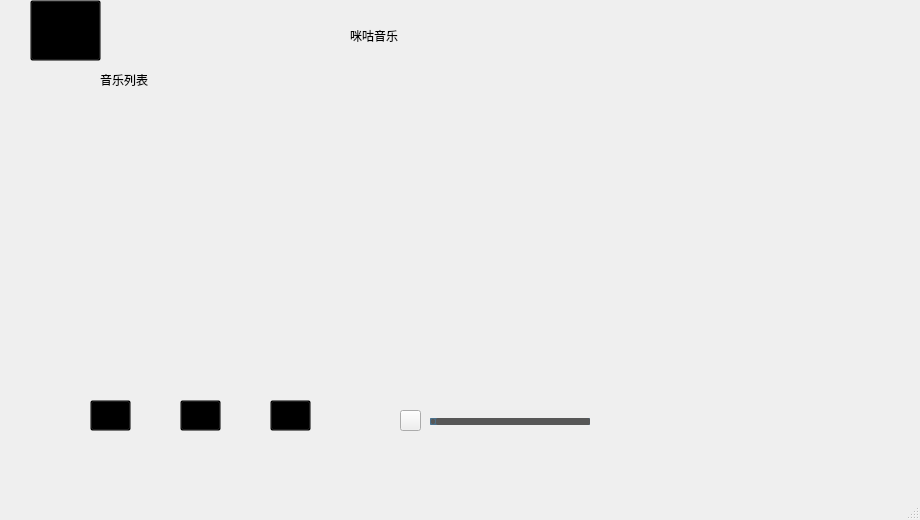
<?xml version="1.0" encoding="UTF-8"?>
<ui version="4.0">
 <class>musicwindow</class>
 <widget class="QMainWindow" name="musicwindow">
  <property name="geometry">
   <rect>
    <x>0</x>
    <y>0</y>
    <width>920</width>
    <height>520</height>
   </rect>
  </property>
  <property name="windowTitle">
   <string>MainWindow</string>
  </property>
  <widget class="QWidget" name="centralwidget">
   <widget class="QFrame" name="frame">
    <property name="geometry">
     <rect>
      <x>0</x>
      <y>-20</y>
      <width>920</width>
      <height>520</height>
     </rect>
    </property>
    <property name="styleSheet">
     <string notr="true">QFrame#frame
{
	image: url(:/new/prefix1/images/b3.jpg);
background-color: transparent;
}</string>
    </property>
    <property name="frameShape">
     <enum>QFrame::StyledPanel</enum>
    </property>
    <property name="frameShadow">
     <enum>QFrame::Raised</enum>
    </property>
    <widget class="QPushButton" name="back_bt">
     <property name="geometry">
      <rect>
       <x>30</x>
       <y>20</y>
       <width>71</width>
       <height>61</height>
      </rect>
     </property>
     <property name="styleSheet">
      <string notr="true">QPushButton#back_bt
{
background-color: transparent;
	border-image: url(:/new/prefix1/images/quit.png);
}</string>
     </property>
     <property name="text">
      <string/>
     </property>
    </widget>
    <widget class="QLabel" name="title_lab_1">
     <property name="geometry">
      <rect>
       <x>350</x>
       <y>40</y>
       <width>101</width>
       <height>31</height>
      </rect>
     </property>
     <property name="styleSheet">
      <string notr="true">font: 25 15pt &quot;微软雅黑 Light&quot;;</string>
     </property>
     <property name="text">
      <string>咪咕音乐</string>
     </property>
    </widget>
    <widget class="QLabel" name="title1_lab_3">
     <property name="geometry">
      <rect>
       <x>100</x>
       <y>90</y>
       <width>421</width>
       <height>20</height>
      </rect>
     </property>
     <property name="text">
      <string>音乐列表</string>
     </property>
    </widget>
    <widget class="QListWidget" name="list_music_2">
     <property name="geometry">
      <rect>
       <x>100</x>
       <y>140</y>
       <width>371</width>
       <height>211</height>
      </rect>
     </property>
     <property name="styleSheet">
      <string notr="true">QListWidget#list_music_2
{
	background-color: transparent;

border: 0px;
}</string>
     </property>
    </widget>
    <widget class="QPushButton" name="upbtn_2">
     <property name="geometry">
      <rect>
       <x>90</x>
       <y>420</y>
       <width>41</width>
       <height>31</height>
      </rect>
     </property>
     <property name="styleSheet">
      <string notr="true">QPushButton#upbtn_2
{
	background-color: transparent;
	border-image: url(:/new/prefix1/images/pre2.png);
}</string>
     </property>
     <property name="text">
      <string/>
     </property>
    </widget>
    <widget class="QPushButton" name="playbtn_2">
     <property name="geometry">
      <rect>
       <x>180</x>
       <y>420</y>
       <width>41</width>
       <height>31</height>
      </rect>
     </property>
     <property name="styleSheet">
      <string notr="true">QPushButton#playbtn_2
{
	border-image: url(:/new/prefix1/images/play2.png);
    background-color: transparent;
}</string>
     </property>
     <property name="text">
      <string/>
     </property>
    </widget>
    <widget class="QPushButton" name="down_btn">
     <property name="geometry">
      <rect>
       <x>270</x>
       <y>420</y>
       <width>41</width>
       <height>31</height>
      </rect>
     </property>
     <property name="styleSheet">
      <string notr="true">QPushButton#down_btn
{
	border-image: url(:/new/prefix1/images/next2.png);
    background-color: transparent;
}</string>
     </property>
     <property name="text">
      <string/>
     </property>
    </widget>
    <widget class="QPushButton" name="volume">
     <property name="geometry">
      <rect>
       <x>400</x>
       <y>430</y>
       <width>21</width>
       <height>21</height>
      </rect>
     </property>
     <property name="styleSheet">
      <string notr="true">border-image: url(:/new/prefix1/images/volume.png);
</string>
     </property>
     <property name="text">
      <string/>
     </property>
    </widget>
    <widget class="QSlider" name="vol_change">
     <property name="geometry">
      <rect>
       <x>430</x>
       <y>430</y>
       <width>160</width>
       <height>22</height>
      </rect>
     </property>
     <property name="styleSheet">
      <string notr="true">QSlider#vol_change::groove:horizontal {  
border: 1px solid #4A708B;  
background: #575757;
height: 5px;  
border-radius: 1px;  
padding-left:-1px;  
padding-right:-1px;  
}  
  
QSlider#vol_change::sub-page:horizontal {  
background: qlineargradient(x1:0, y1:0, x2:0, y2:1,   
    stop:0 #B1B1B1, stop:1 #c4c4c4);  
background: qlineargradient(x1: 0, y1: 0.2, x2: 1, y2: 1,  
    stop: 0 #5DCCFF, stop: 1 #1874CD);  
border: 1px solid #4A708B;  
height: 10px;  
border-radius: 2px;  
}  
  
QSlider#vol_change::add-page:horizontal {  
background: #575757;  
border: 0px solid #777;  
height: 10px;  
border-radius: 2px;  
}  
  
QSlider#vol_change::handle:horizontal   
{  
    background: qradialgradient(spread:pad, cx:0.5, cy:0.5, radius:0.5, fx:0.5, fy:0.5,   
    stop:0.6 #45ADED, stop:0.778409 rgba(255, 255, 255, 255));  
  
    width: 11px;  
    margin-top: -3px;  
    margin-bottom: -3px;  
    border-radius: 5px;  
}  
  
QSlider#vol_change::handle:horizontal:hover {  
    background: qradialgradient(spread:pad, cx:0.5, cy:0.5, radius:0.5, fx:0.5, fy:0.5, stop:0.6 #2A8BDA,   
    stop:0.778409 rgba(255, 255, 255, 255));  
  
    width: 11px;  
    margin-top: -3px;  
    margin-bottom: -3px;  
    border-radius: 5px;  
}  
  
QSlider#vol_change::sub-page:horizontal:disabled {  
background: #00009C;  
border-color: #999;  
}  
  
QSlider#vol_change::add-page:horizontal:disabled {  
background: #eee;  
border-color: #999;  
}  
  
QSlider#vol_change::handle:horizontal:disabled {  
background: #eee;  
border: 1px solid #aaa;  
border-radius: 4px;  
}  </string>
     </property>
     <property name="orientation">
      <enum>Qt::Horizontal</enum>
     </property>
    </widget>
   </widget>
  </widget>
  <widget class="QMenuBar" name="menubar">
   <property name="geometry">
    <rect>
     <x>0</x>
     <y>0</y>
     <width>920</width>
     <height>23</height>
    </rect>
   </property>
  </widget>
  <widget class="QStatusBar" name="statusbar"/>
 </widget>
 <resources/>
 <connections/>
</ui>
